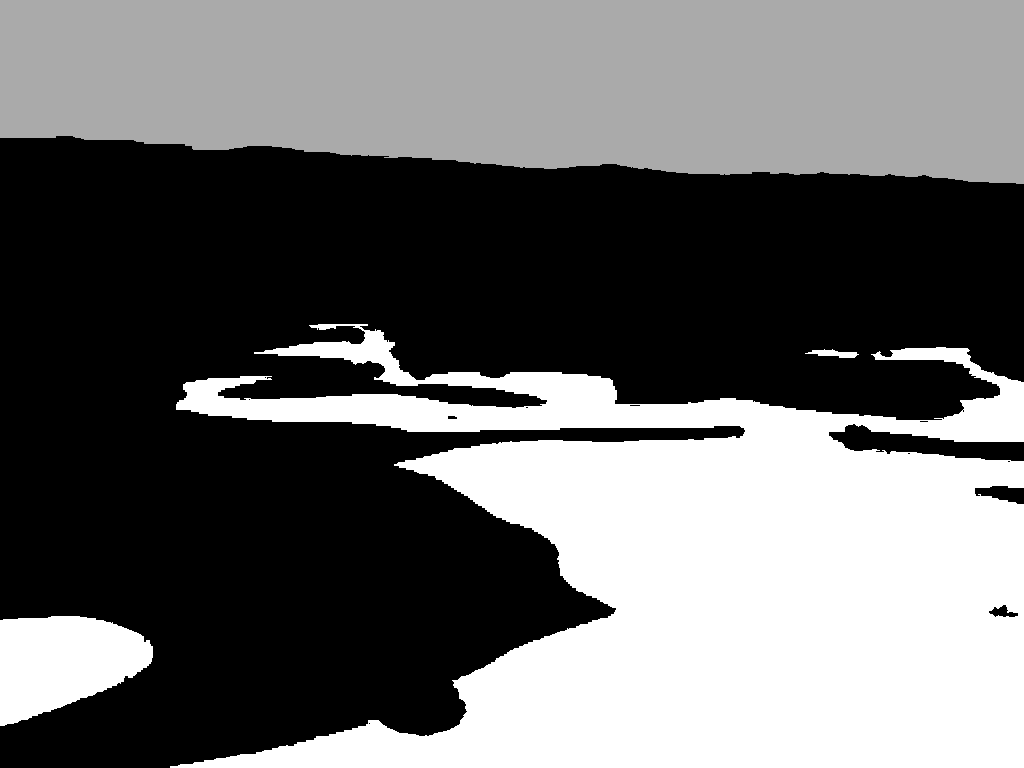
#> input picture AIFloodSense/masks/387.png, 1024 x 768 px, given in place of 387.jpg, which was not available
$ python inspect_mask.py
#> lines starting #> are read from the running program, lines starting #| are printed output that depends on the picture; after the words box and inside, x2 and y2 are one past the last pixel; in counts of white or black regions, pixels touching at a corner belong together; pictures that were not available may be replaced by others from this repository, and a replacement may not be noted
from PIL import Image
import numpy as np

image_path = "AIFloodSense/images/387.jpg"
mask_path = "AIFloodSense/masks/387.png"

image = Image.open(image_path).convert("RGB")
mask = np.array(Image.open(mask_path))
#> mask is the input picture: shape (768, 1024); min 0, max 255, mean 106.8

print("Image size:", image.size)
#| Image size: (1024, 768)
print("Mask size:", mask.shape)
#| Mask size: (768, 1024)
print("Mask values:", np.unique(mask))
#| Mask values: [  0 170 255]

# Create separate images for each mask class
for value in [0, 170, 255]:
    binary = (mask == value).astype(np.uint8) * 255

    output = Image.fromarray(binary)
    output.save(f"training/mask_{value}.png")

    print(f"Saved training/mask_{value}.png")
#> this loop made 3 passes
#> pass 1, `binary = (mask == value).astype(np.uint8) * 255`:
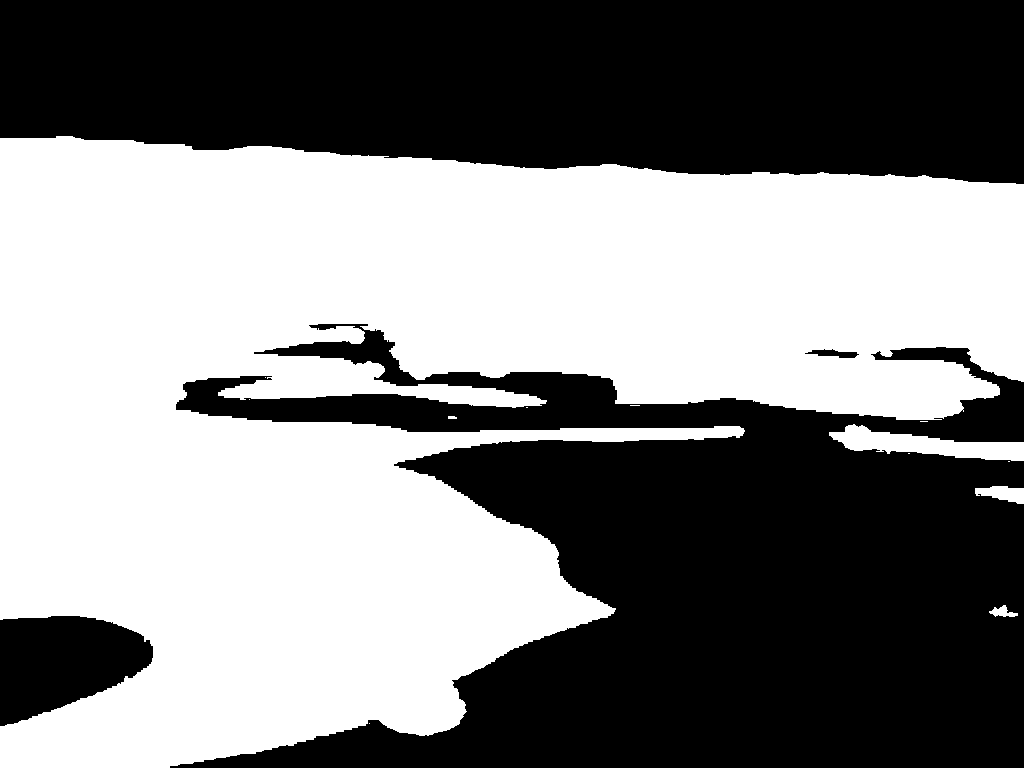
#> binary: shape (768, 1024); 51.1% white; 4 black regions, box (x1, y1, x2, y2) and area: (170, 324, 1024, 768) 206975, (0, 0, 1024, 184) 165208, (0, 616, 153, 726) 11883, (805, 349, 859, 358) 265
#> pass 2, `binary = (mask == value).astype(np.uint8) * 255`:
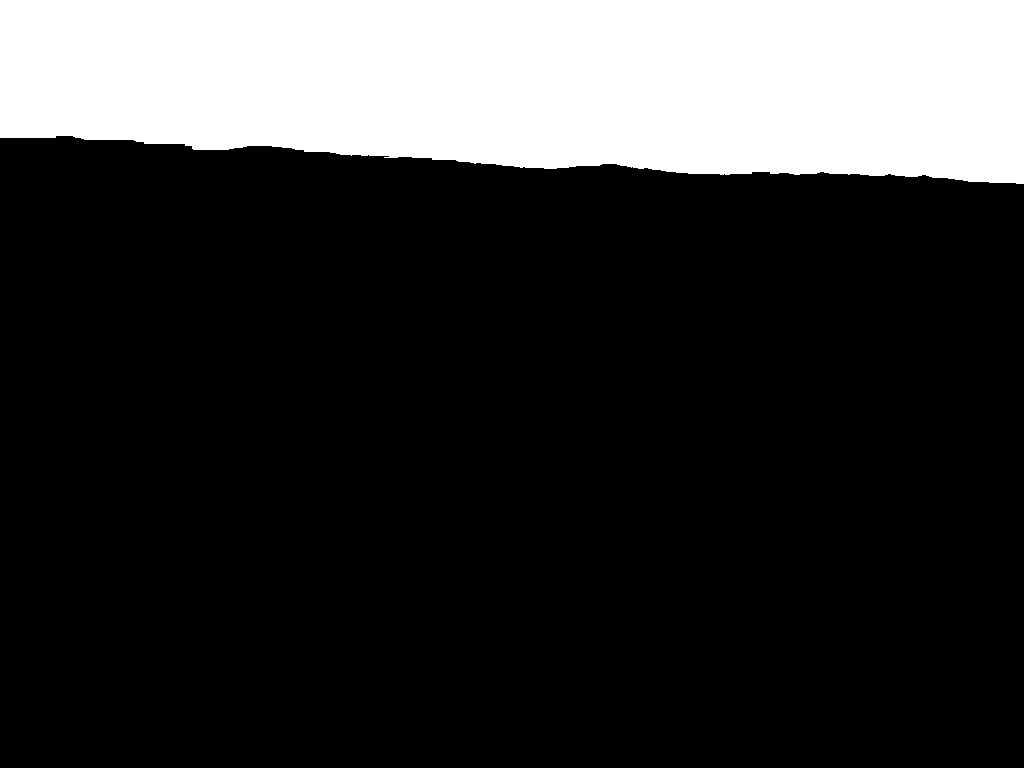
#> binary: shape (768, 1024); 21% white; 1 white region, box (x1, y1, x2, y2) and area: (0, 0, 1024, 184) 165208
#> pass 3, `binary = (mask == value).astype(np.uint8) * 255`:
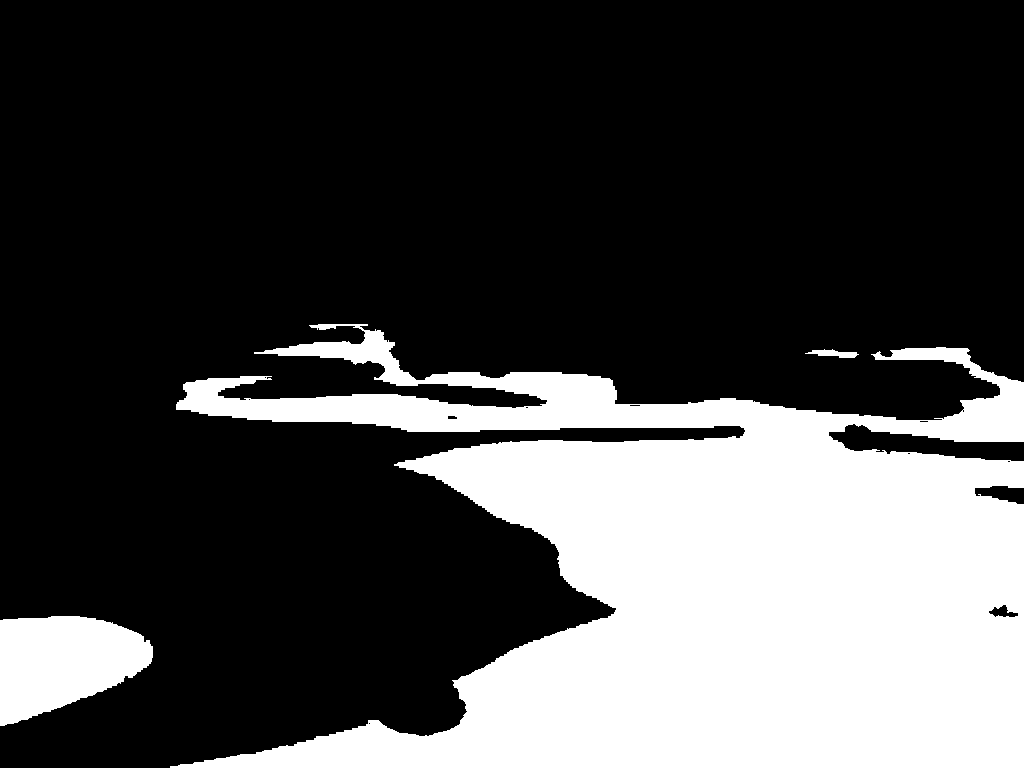
#> binary: shape (768, 1024); 27.9% white; 3 white regions, box (x1, y1, x2, y2) and area: (170, 324, 1024, 768) 206975, (0, 616, 153, 726) 11883, (805, 349, 859, 358) 265

$ run again, with AIFloodSense/masks/002.png copied over AIFloodSense/masks/387.png
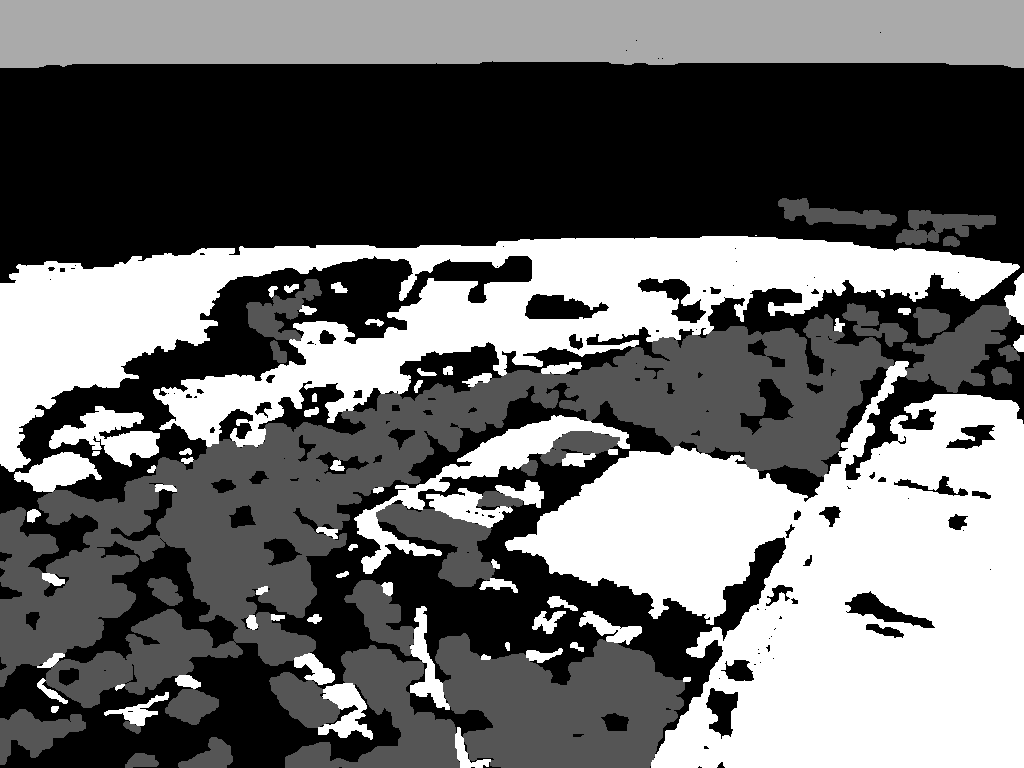
#> input picture AIFloodSense/masks/002.png, 1024 x 768 px, given in place of 387.jpg, which was not available
#> mask is the input picture: shape (768, 1024); min 0, max 255, mean 106.3
#| Image size: (1024, 768)
#| Mask size: (768, 1024)
#| Mask values: [  0  85 170 255]
#> the loop `for value in [0, 170, 255]:` made 3 passes
#> pass 1, `binary = (mask == value).astype(np.uint8) * 255`:
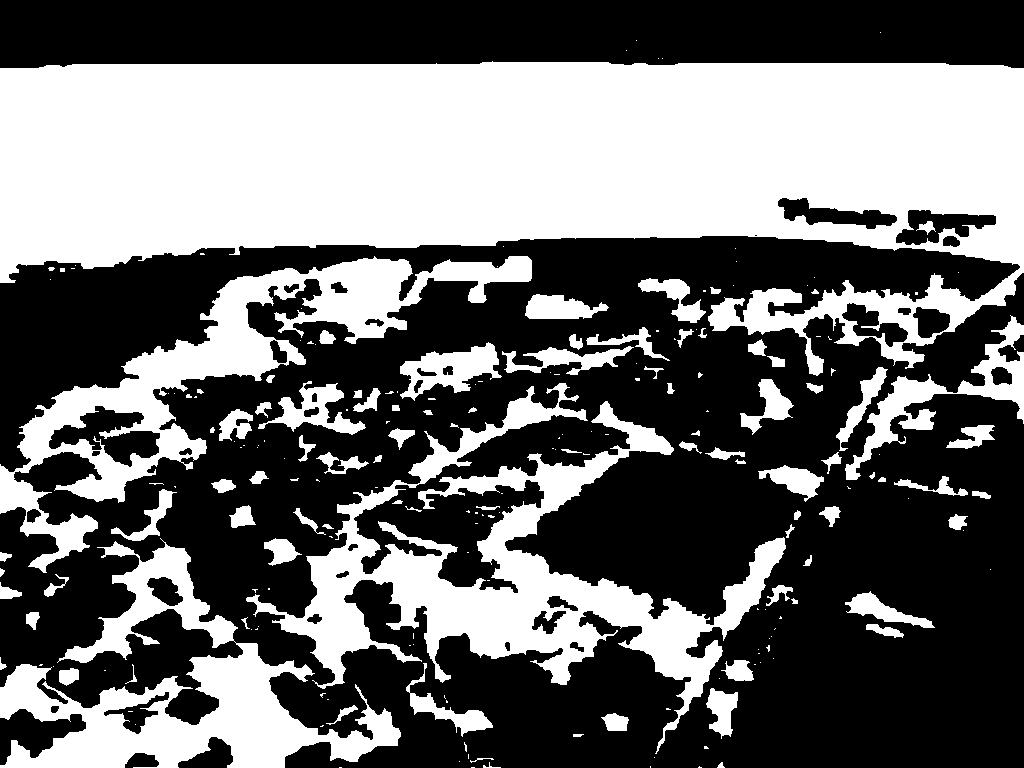
#> binary: shape (768, 1024); 42.4% white; 213 white regions (122 under 20 px), largest, box (x1, y1, x2, y2) and area: (0, 61, 1024, 376) 194233, (246, 383, 786, 754) 45390, (0, 256, 532, 573) 30946
#> pass 3, `binary = (mask == value).astype(np.uint8) * 255`:
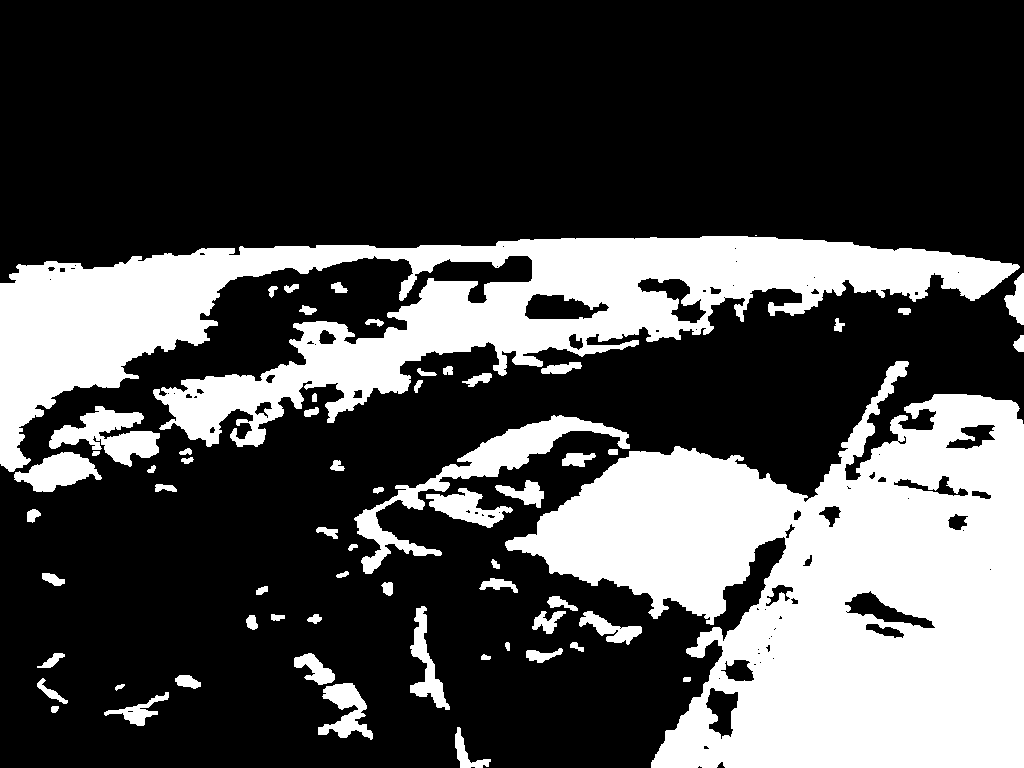
#> binary: shape (768, 1024); 29.6% white; 63 white regions (1 under 20 px), largest, box (x1, y1, x2, y2) and area: (505, 361, 1024, 768) 120347, (0, 236, 1020, 472) 86050, (354, 415, 630, 574) 6763

$ run again, with AIFloodSense/masks/006.png copied over AIFloodSense/masks/387.png
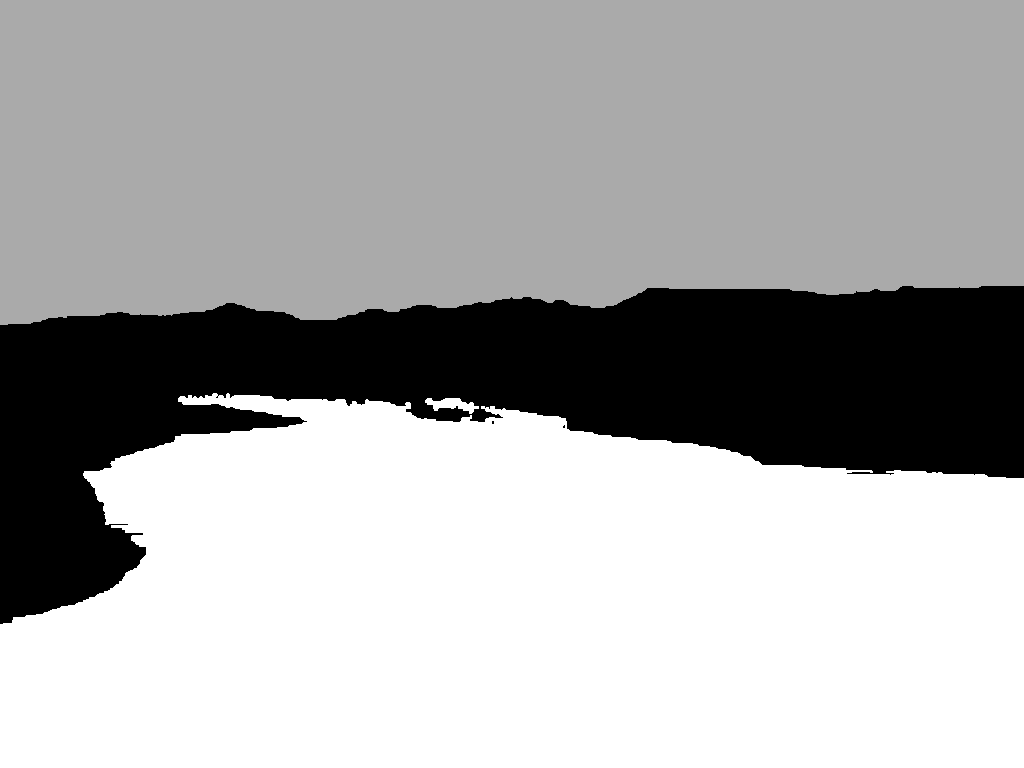
#> input picture AIFloodSense/masks/006.png, 1024 x 768 px, given in place of 387.jpg, which was not available
#> mask is the input picture: shape (768, 1024); min 0, max 255, mean 170.2
#| Image size: (1024, 768)
#| Mask size: (768, 1024)
#| Mask values: [  0 170 255]
#> the loop `for value in [0, 170, 255]:` made 3 passes
#> pass 1, `binary = (mask == value).astype(np.uint8) * 255`:
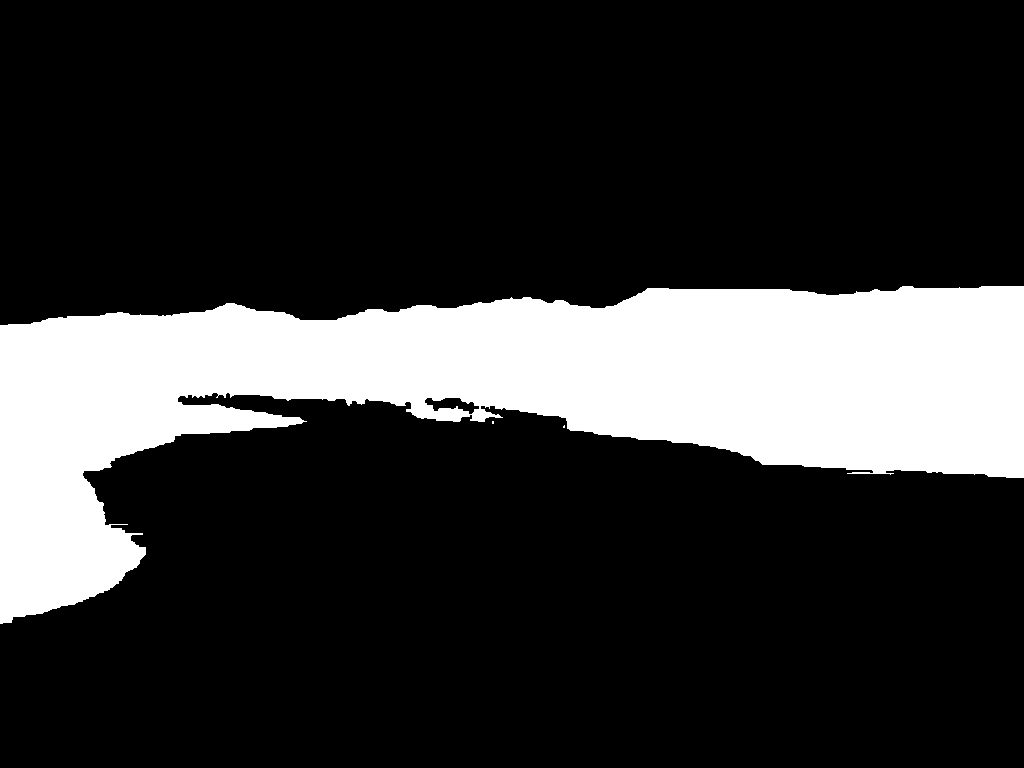
#> binary: shape (768, 1024); 20.1% white; 3 white regions (2 under 20 px), largest, box (x1, y1, x2, y2) and area: (0, 286, 1024, 624) 158144
#> pass 3, `binary = (mask == value).astype(np.uint8) * 255`:
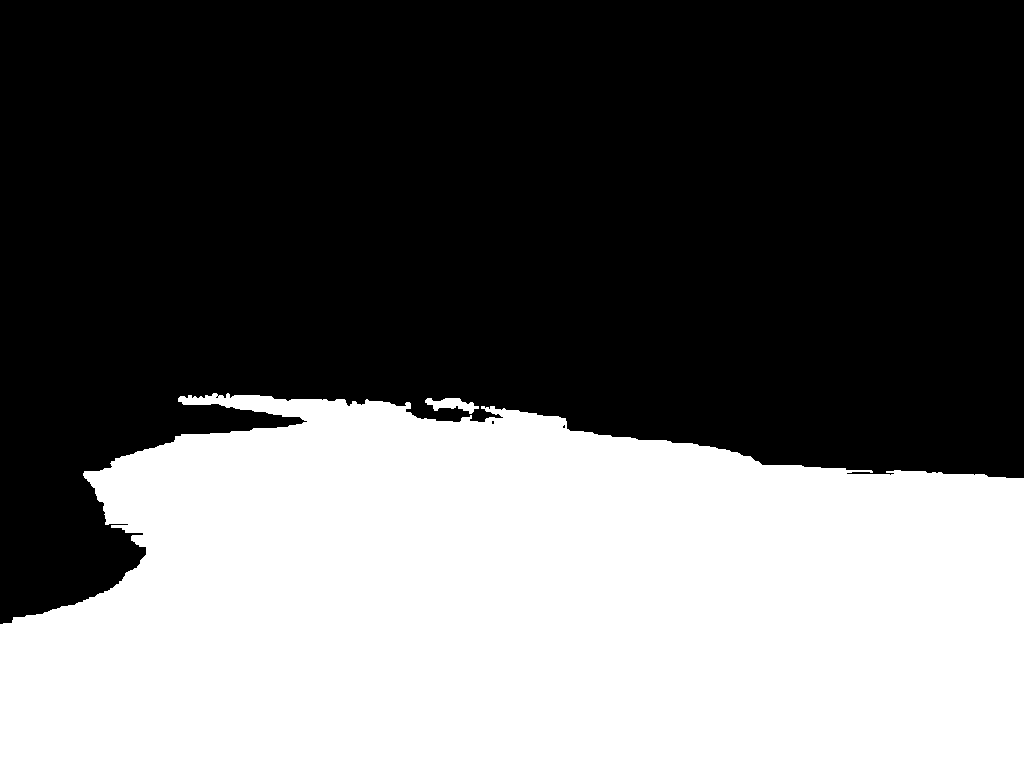
#> binary: shape (768, 1024); 40.5% white; 2 white regions, box (x1, y1, x2, y2) and area: (0, 393, 1024, 768) 318097, (425, 398, 479, 414) 446
